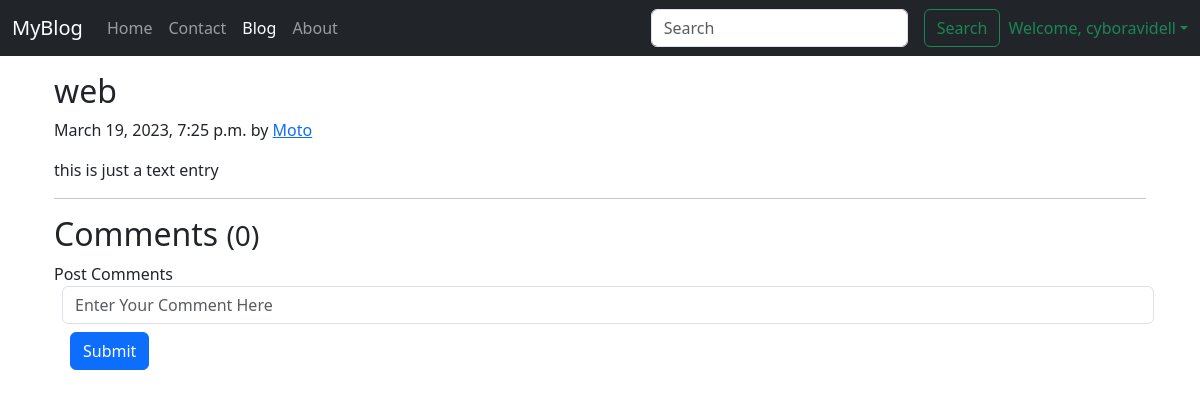
The page /blog/blogpost/second-blog (signed in) on the database its author committed.
### Blog/models.py (models this page shows, shortened)
class Post(models.Model):
    Sno = models.AutoField(primary_key=True)
    author = models.CharField(max_length=100)
    title = models.CharField(max_length=150)
    slug = models.SlugField(max_length=140)
    Timestamp = models.DateTimeField(blank=True)
    content = models.TextField()

### Blog/views.py (the view)
# urls.py: path('blogpost/<slug:slug>', views.blogpost,name = "blogpost"),
def blogpost(request, slug):
    post  = Post.objects.filter(slug=slug).first()
    comments = BlogComment.objects.filter(post=post)
    context = {"post" : post, "comments": comments, "user": request.user}
    return render(request, 'Blog/blogpost.html', context)

### templates/Blog/blogpost.html (shortened to what this page needs)
{% extends 'basic.html' %}
{% block blogactive %} active {% endblock blogactive %}
{% block body %}
{% load humanize %}
<div class="container my-3">
    <div class="blog-post">
        <h2 class="blog-post-title">
            {{post.title}}
        </h2>
        <p class="blog-post-meta">
            {{post.Timestamp}} by <a href ="#">{{post.author}}</a>
        </p>
        <p>{{post.content}}</p>
        <hr>
    </div>
</div>
<div class="container">
    <h2>Comments <small>({{comments.count}})</small></h2>
    {% if user.is_authenticated %}
    <form action="/blog/postcomment" method="post">
        <div class="form-group">
            <label for="postcomment">Post Comments</label>
            <input type="text" class="form-control mx-2" name="postcomment" placeholder="Enter Your Comment Here" id="postcomment">
        </div>
        <button type="submit" class="btn btn-primary my-2 mx-3">Submit</button>
    </form>
    {% else %}
    <h3 class="text-warning mx-3">Please Login to Post Comment</h3>
    {% endif %}
</div>
{% endblock body %}

### templates/basic.html (shortened to what this page needs)
<!doctype html>
<html lang="en">
<head>
  <link href="https://cdn.jsdelivr.net/npm/bootstrap@5.3.0-alpha1/dist/css/bootstrap.min.css" rel="stylesheet"
>
</head>
<body>
  <nav class="navbar   navbar-expand-lg  navbar-dark bg-dark">
    <div class="container-fluid">
      <a class="navbar-brand" href="#">MyBlog</a>
      <div class="collapse navbar-collapse" id="navbarTogglerDemo02">
        <ul class="navbar-nav me-auto mb-2 mb-lg-0">
          <li class="nav-item">
            <a class="nav-link {% block homeactive %} {% endblock homeactive %}" aria-current="page" href="/">Home</a>
          </li>
          <li class="nav-item">
            <a class="nav-link {% block contactactive %} {% endblock contactactive %}" href="/contact">Contact</a>
          </li>
          <li class="nav-item">
            <a class="nav-link {% block blogactive %} {% endblock blogactive %}" href="/blog">Blog</a>
          </li>
          <li class="nav-item">
            <a class="nav-link {% block aboutactive %} {% endblock aboutactive %}" href="/about">About</a>
          </li>
        </ul>
      </div>
      <form method="get" action="/search" class="d-flex" role="search">
        <input class="form-control me-2" type="search" placeholder="Search" aria-label="Search" name="query" id="query">
        <button class="btn btn-outline-success mx-2" type="submit">Search</button>
      </form>
      {% if user.is_authenticated %}
        <div class="nav-item dropdown">
          <a  class="nav-link dropdown-toggle text-success" href="#" id="navbarDropdown" role="button" data-bs-toggle="dropdown" aria-expanded="false">Welcome, {{request.user}}</a>
        </div>
      {% endif %}
    </div>
  </nav>
  <div class="container">
    {% block body %} {% endblock body %}
  </div>
</body>
</html>

### rows shown on the page
Post: title "web", Timestamp "March 19, 2023, 7:25 p.m.", author "Moto", content "this is just a text entry"

### other values the page prints
{{ request.user }} "cyboravidell"
{{ comments.count }} "0"
